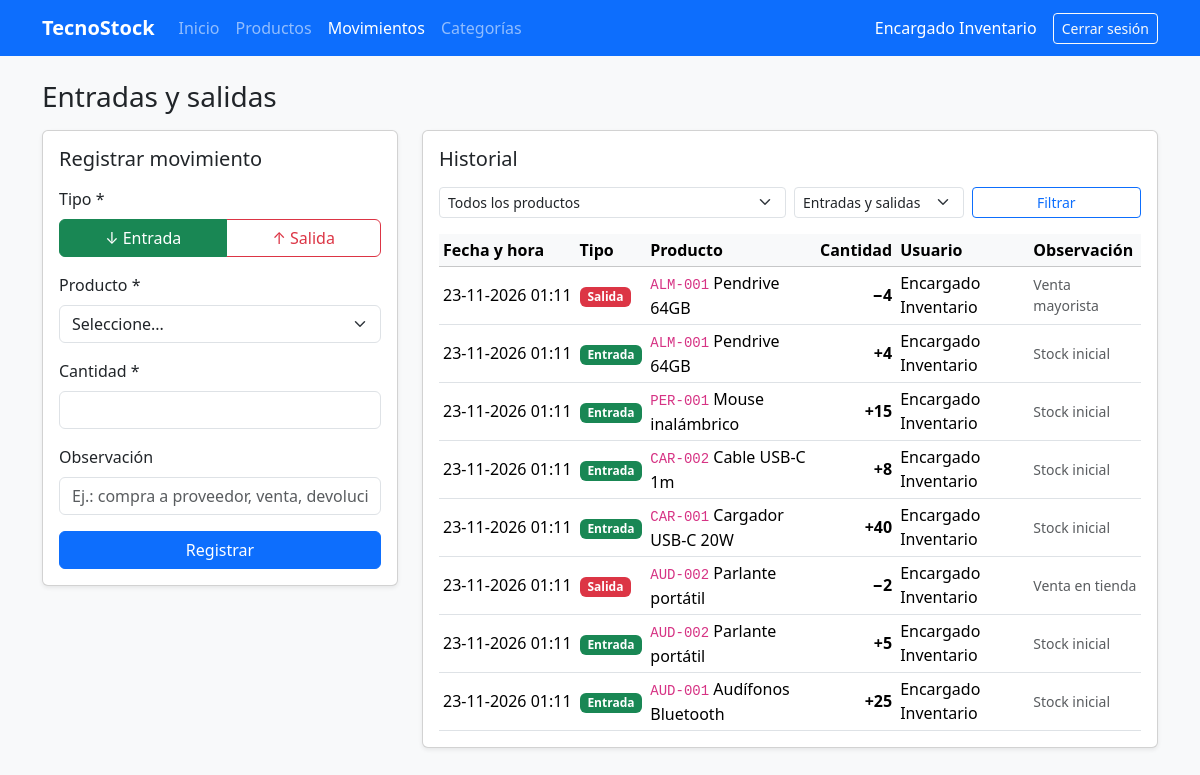
The app's page /movimientos.php (signed in) with its own data.
### tables this page shows
CREATE TABLE movimiento (
    id_movimiento INT UNSIGNED AUTO_INCREMENT PRIMARY KEY,
    fecha_hora    DATETIME     NOT NULL DEFAULT CURRENT_TIMESTAMP,
    tipo          ENUM('ENTRADA', 'SALIDA') NOT NULL,
    cantidad      INT          NOT NULL,
    observacion   VARCHAR(255) NULL,
    id_producto   INT UNSIGNED NOT NULL,
    id_usuario    INT UNSIGNED NOT NULL,
    CONSTRAINT ck_movimiento_cantidad CHECK (cantidad > 0),
    CONSTRAINT fk_movimiento_producto FOREIGN KEY (id_producto)
        REFERENCES producto (id_producto)
        ON UPDATE CASCADE ON DELETE RESTRICT,
    CONSTRAINT fk_movimiento_usuario FOREIGN KEY (id_usuario)
        REFERENCES usuario (id_usuario)
        ON UPDATE CASCADE ON DELETE RESTRICT
);

CREATE TABLE producto (
    id_producto  INT UNSIGNED AUTO_INCREMENT PRIMARY KEY,
    codigo       VARCHAR(20)   NOT NULL,
    nombre       VARCHAR(100)  NOT NULL,
    descripcion  VARCHAR(255)  NULL,
    precio       DECIMAL(10,0) NOT NULL,               
    stock_actual INT           NOT NULL DEFAULT 0,
    stock_minimo INT           NOT NULL DEFAULT 0,
    estado       TINYINT(1)    NOT NULL DEFAULT 1,
    id_categoria INT UNSIGNED  NOT NULL,
    CONSTRAINT uq_producto_codigo   UNIQUE (codigo),
    CONSTRAINT ck_producto_precio   CHECK (precio >= 0),
    CONSTRAINT ck_producto_stock    CHECK (stock_actual >= 0),
    CONSTRAINT ck_producto_minimo   CHECK (stock_minimo >= 0),
    CONSTRAINT ck_producto_estado   CHECK (estado IN (0, 1)),
    CONSTRAINT fk_producto_categoria FOREIGN KEY (id_categoria)
        REFERENCES categoria (id_categoria)
        ON UPDATE CASCADE ON DELETE RESTRICT
);

CREATE TABLE usuario (
    id_usuario  INT UNSIGNED AUTO_INCREMENT PRIMARY KEY,
    nombre      VARCHAR(100) NOT NULL,
    correo      VARCHAR(120) NOT NULL,
    clave       VARCHAR(255) NOT NULL,
    estado      TINYINT(1)   NOT NULL DEFAULT 1,       
    CONSTRAINT uq_usuario_correo UNIQUE (correo),
    CONSTRAINT ck_usuario_estado CHECK (estado IN (0, 1))
);

### includes/auth.php (called while the page is built, shortened)
<?php
function e($texto) {
    return htmlspecialchars((string)$texto, ENT_QUOTES, 'UTF-8');
}

### movimientos.php (the view, shortened to what this page needs)
<?php
require 'includes/auth.php';
require 'conexion.php';
$errores = [];
$form = [
    'id_producto' => (int)($_GET['producto'] ?? 0),
    'tipo'        => $_GET['tipo'] ?? 'ENTRADA',
    'cantidad'    => '',
    'observacion' => '',
];
$sql = 'SELECT m.*, p.codigo, p.nombre AS producto, u.nombre AS usuario
        FROM movimiento m
        JOIN producto p ON p.id_producto = m.id_producto
        JOIN usuario  u ON u.id_usuario  = m.id_usuario
        WHERE 1 = 1';
$params = [];
$sql .= ' ORDER BY m.fecha_hora DESC, m.id_movimiento DESC LIMIT 100';
$stmt = $pdo->prepare($sql);
$stmt->execute($params);
$historial = $stmt->fetchAll();
function claseError($campo, $errores) {
    return isset($errores[$campo]) ? 'is-invalid' : '';
}
require 'includes/header.php';
?>
<h1 class="h3 mb-3">Entradas y salidas</h1>
<div class="row g-4">
    <div class="col-lg-4">
        <div class="card shadow-sm">
            <div class="card-body">
                <h2 class="h5 mb-3">Registrar movimiento</h2>
                <form method="post" action="movimientos.php" class="needs-validation" novalidate id="formMovimiento">
                    <div class="mb-3">
                        <label class="form-label d-block">Tipo *</label>
                        <div class="btn-group w-100" role="group">
                            <label class="btn btn-outline-success" for="tipoEntrada">↓ Entrada</label>
                            <label class="btn btn-outline-danger" for="tipoSalida">↑ Salida</label>
                        </div>
                    </div>
                    <div class="mb-3">
                        <label for="id_producto" class="form-label">Producto *</label>
                        <select id="id_producto" name="id_producto" required
                                class="form-select <?= claseError('id_producto', $errores) ?>">
                            <option value="">Seleccione...</option>
                        </select>
                    </div>
                    <div class="mb-3">
                        <label for="cantidad" class="form-label">Cantidad *</label>
                        <input type="number" id="cantidad" name="cantidad" min="1" step="1" required
                               class="form-control <?= claseError('cantidad', $errores) ?>"
                               value="<?= e($form['cantidad']) ?>">
                    </div>
                    <div class="mb-3">
                        <label for="observacion" class="form-label">Observación</label>
                        <input type="text" id="observacion" name="observacion" maxlength="255"
                               class="form-control <?= claseError('observacion', $errores) ?>"
                               placeholder="Ej.: compra a proveedor, venta, devolución"
                               value="<?= e($form['observacion']) ?>">
                    </div>
                    <button type="submit" class="btn btn-primary w-100">Registrar</button>
                </form>
            </div>
        </div>
    </div>
    <div class="col-lg-8">
        <div class="card shadow-sm">
            <div class="card-body">
                <h2 class="h5 mb-3">Historial</h2>
                <form method="get" class="row g-2 mb-3">
                    <div class="col-sm-6">
                        <select name="f_producto" class="form-select form-select-sm">
                            <option value="0">Todos los productos</option>
                        </select>
                    </div>
                    <div class="col-sm-3">
                        <select name="f_tipo" class="form-select form-select-sm">
                            <option value="">Entradas y salidas</option>
                        </select>
                    </div>
                    <div class="col-sm-3">
                        <button class="btn btn-sm btn-outline-primary w-100">Filtrar</button>
                    </div>
                </form>
                <?php if (!$historial): ?>
                    <div class="alert alert-info mb-0">No hay movimientos para mostrar.</div>
                <?php else: ?>
                <div class="table-responsive">
                    <table class="table table-sm table-hover align-middle mb-0">
                        <thead class="table-light">
                            <tr>
                                <th>Fecha y hora</th>
                                <th>Tipo</th>
                                <th>Producto</th>
                                <th class="text-end">Cantidad</th>
                                <th>Usuario</th>
                                <th>Observación</th>
                            </tr>
                        </thead>
                        <tbody>
                        <?php foreach ($historial as $m): ?>
                            <tr>
                                <td class="text-nowrap"><?= date('d-m-Y H:i', strtotime($m['fecha_hora'])) ?></td>
                                <td>
                                    <?= $m['tipo'] === 'ENTRADA'
                                        ? '<span class="badge bg-success">Entrada</span>'
                                        : '<span class="badge bg-danger">Salida</span>' ?>
                                </td>
                                <td><code><?= e($m['codigo']) ?></code> <?= e($m['producto']) ?></td>
                                <td class="text-end fw-bold"><?= $m['tipo'] === 'ENTRADA' ? '+' : '−' ?><?= (int)$m['cantidad'] ?></td>
                                <td><?= e($m['usuario']) ?></td>
                                <td class="small text-muted"><?= e($m['observacion']) ?></td>
                            </tr>
                        <?php endforeach; ?>
                        </tbody>
                    </table>
                </div>
                <?php endif; ?>
            </div>
        </div>
    </div>
</div>
<?php require 'includes/footer.php'; ?>

### records on screen
movimiento: fecha_hora "23-11-2026 01:11", tipo "Salida", id_producto.codigo "ALM-001", id_producto.nombre "Pendrive 64GB", cantidad "4", id_usuario.nombre "Encargado Inventario", observacion "Venta mayorista"
movimiento: fecha_hora "23-11-2026 01:11", tipo "Entrada", id_producto.codigo "ALM-001", id_producto.nombre "Pendrive 64GB", cantidad "4", id_usuario.nombre "Encargado Inventario", observacion "Stock inicial"
movimiento: fecha_hora "23-11-2026 01:11", tipo "Entrada", id_producto.codigo "PER-001", id_producto.nombre "Mouse inalámbrico", cantidad "15", id_usuario.nombre "Encargado Inventario", observacion "Stock inicial"
movimiento: fecha_hora "23-11-2026 01:11", tipo "Entrada", id_producto.codigo "CAR-002", id_producto.nombre "Cable USB-C 1m", cantidad "8", id_usuario.nombre "Encargado Inventario", observacion "Stock inicial"
movimiento: fecha_hora "23-11-2026 01:11", tipo "Entrada", id_producto.codigo "CAR-001", id_producto.nombre "Cargador USB-C 20W", cantidad "40", id_usuario.nombre "Encargado Inventario", observacion "Stock inicial"
movimiento: fecha_hora "23-11-2026 01:11", tipo "Salida", id_producto.codigo "AUD-002", id_producto.nombre "Parlante portátil", cantidad "2", id_usuario.nombre "Encargado Inventario", observacion "Venta en tienda"
movimiento: fecha_hora "23-11-2026 01:11", tipo "Entrada", id_producto.codigo "AUD-002", id_producto.nombre "Parlante portátil", cantidad "5", id_usuario.nombre "Encargado Inventario", observacion "Stock inicial"
movimiento: fecha_hora "23-11-2026 01:11", tipo "Entrada", id_producto.codigo "AUD-001", id_producto.nombre "Audífonos Bluetooth", cantidad "25", id_usuario.nombre "Encargado Inventario", observacion "Stock inicial"

### other values on screen
$_SESSION['nombre'] "Encargado Inventario"
